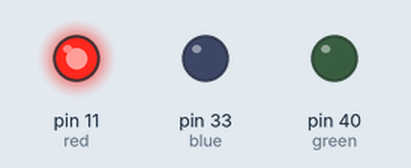
Bench run of a program on a simulated Raspberry Pi (header pin numbers). On the bench: output pins drawn as LEDs (lit = HIGH).

Above: at 0.5 s.
At 1.5 s:
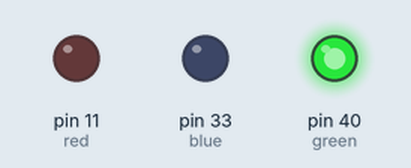
At 5.5 s:
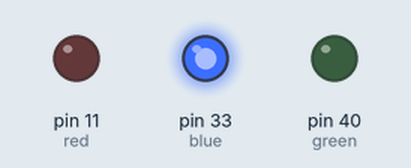
Timing chart, 0 to 6.9 s (numbered marks = the images above):
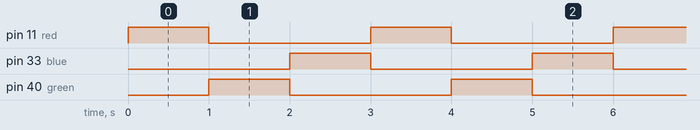

Measured:
- by itself, pin 11 (red), pin 33 (blue), pin 40 (green): alternates HIGH for 1.0 s and LOW for 2.0 s
- by itself, everything shown: repeats every 3.0 s, in 3 steps

The program:

blinkingleds.py
```python
import RPi.GPIO as GPIO
import time

red = 11
green = 40
blue = 33

GPIO.setmode(GPIO.BOARD)
GPIO.setup(red, GPIO.OUT)
GPIO.output(red, GPIO.LOW)
GPIO.setup(blue, GPIO.OUT)
GPIO.output(blue, GPIO.LOW)
GPIO.setup(green, GPIO.OUT)
GPIO.output(green, GPIO.LOW)

while True:
	GPIO.output(blue, GPIO.LOW)
	GPIO.output(red, GPIO.HIGH)
	time.sleep(1)
	GPIO.output(red, GPIO.LOW)
	GPIO.output(green, GPIO.HIGH)
	time.sleep(1)
	GPIO.output(green, GPIO.LOW)
	GPIO.output(blue, GPIO.HIGH)
	time.sleep(1)
```
